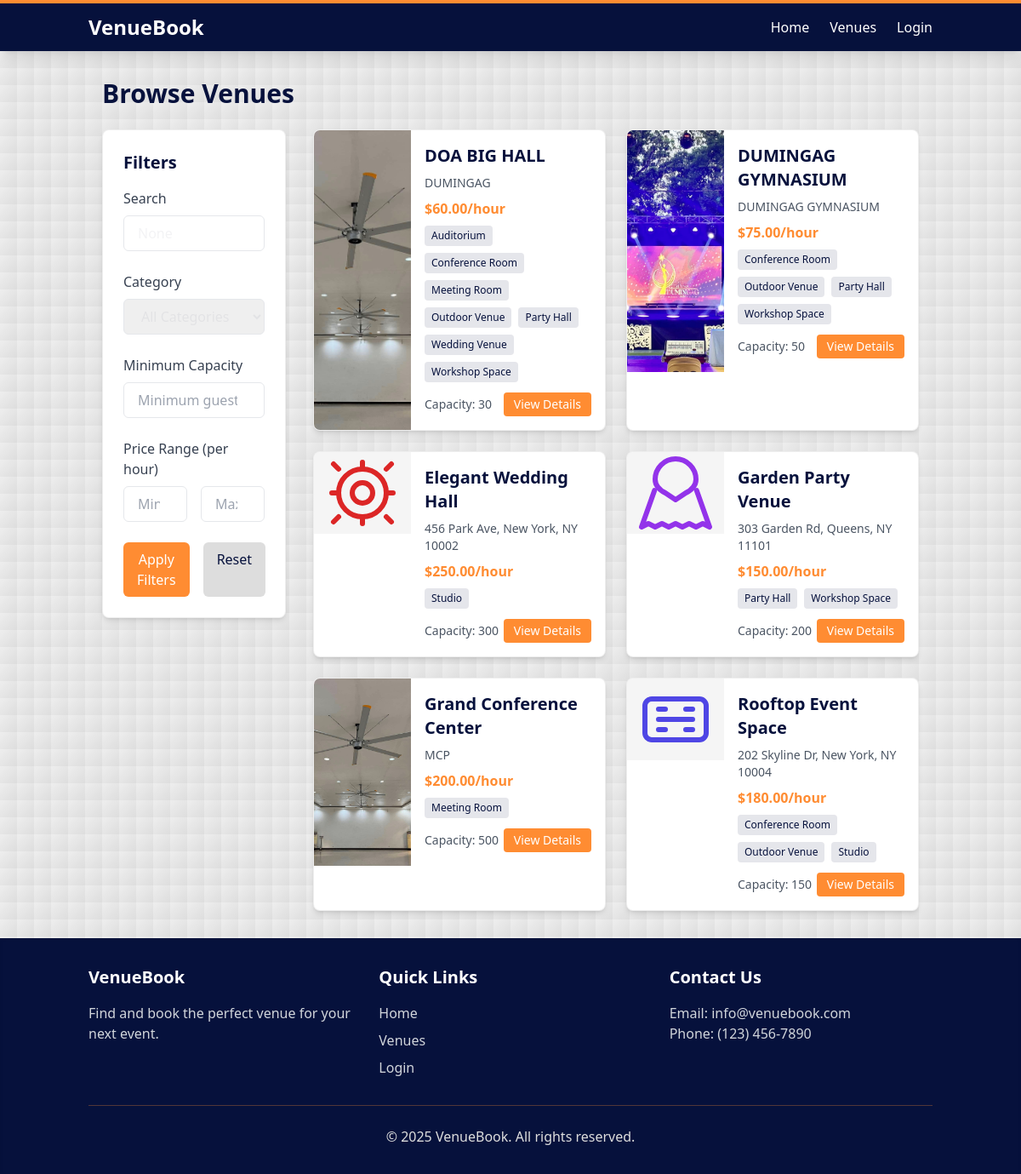
Screenshot of /venues/ with the database file from the repository.
### booking/models/venue.py (models this page shows, shortened)
class Venue(models.Model):
    STATUS_CHOICES = [
        ('active', 'Active'),
        ('maintenance', 'Under Maintenance'),
        ('inactive', 'Inactive'),
    ]
    name = models.CharField(max_length=200)
    description = models.TextField()
    address = models.CharField(max_length=255)
    capacity = models.PositiveIntegerField()
    hourly_rate = models.DecimalField(max_digits=10, decimal_places=2)
    image = models.ImageField(upload_to='venues/', blank=True, null=True)
    categories = models.ManyToManyField(Category, related_name='venues')
    manager = models.ForeignKey(VenueManager, on_delete=models.SET_NULL, null=True, related_name='managed_venues')
    status = models.CharField(max_length=20, choices=STATUS_CHOICES, default='active')
    created_at = models.DateTimeField(auto_now_add=True)
    updated_at = models.DateTimeField(auto_now=True)
    class Meta:
        ordering = ['name']

### booking/models/category.py (models this page shows, shortened)
class Category(models.Model):
    name = models.CharField(max_length=100)
    description = models.TextField(blank=True)
    class Meta:
        verbose_name_plural = "Categories"
        ordering = ['name']

### booking/views/venue_views.py (the view)
# urls.py: path('venues/', views.venue_list, name='venue_list'),
def venue_list(request):
    venues = Venue.objects.filter(status='active')
    categories = Category.objects.all()
    category_id = request.GET.get('category')
    if category_id:
        venues = venues.filter(categories__id=category_id)
    min_capacity = request.GET.get('min_capacity')
    if min_capacity:
        venues = venues.filter(capacity__gte=min_capacity)
    min_price = request.GET.get('min_price')
    max_price = request.GET.get('max_price')
    if min_price:
        venues = venues.filter(hourly_rate__gte=min_price)
    if max_price:
        venues = venues.filter(hourly_rate__lte=max_price)
    search_query = request.GET.get('search')
    if search_query:
        venues = venues.filter(
            Q(name__icontains=search_query) |
            Q(address__icontains=search_query) |
            Q(description__icontains=search_query)
        )
    context = {
        'venues': venues,
        'categories': categories,
        'search_query': search_query,
        'category_id': category_id,
        'min_capacity': min_capacity,
        'min_price': min_price,
        'max_price': max_price,
    }
    if request.headers.get('HX-Request'):
        return render(request, 'partials/venue_list.html', context)
    return render(request, 'booking/venue_list.html', context)

### booking/context_processors.py (called while the page is built)
def common_context(request):
    return {
        'all_categories': Category.objects.all(),
    }

### booking/svg_icons.py (called while the page is built)
def conference_room():
    return '''
    <svg xmlns="http://www.w3.org/2000/svg" viewBox="0 0 24 24" fill="none" stroke="currentColor"
         stroke-width="1.5" stroke-linecap="round" stroke-linejoin="round"
         class="w-full h-full text-indigo-600">
        <rect width="18" height="12" x="3" y="6" rx="2" />
        <path d="M7 12h10M7 9h2M7 15h2M15 9h2M15 15h2" />
    </svg>
    '''

def party_hall():
    return '''
    <svg xmlns="http://www.w3.org/2000/svg" viewBox="0 0 24 24" fill="none" stroke="currentColor"
         stroke-width="1.5" stroke-linecap="round" stroke-linejoin="round"
         class="w-full h-full text-purple-600">
        <path d="M5.8 11.3 2 22l2-1 2 1 2-1 2 1 2-1 2 1 2-1 2 1 2-1 2 1-3.8-10.7" />
        <path d="M12 2a6 6 0 0 0-6 6c0 1.5 1 3 3 4l3 2 3-2c2-1 3-2.5 3-4a6 6 0 0 0-6-6z" />
    </svg>
    '''

def studio():
    return '''
    <svg xmlns="http://www.w3.org/2000/svg" viewBox="0 0 24 24" fill="none" stroke="currentColor"
         stroke-width="1.5" stroke-linecap="round" stroke-linejoin="round"
         class="w-full h-full text-red-600">
        <circle cx="12" cy="12" r="7" />
        <circle cx="12" cy="12" r="3" />
        <path d="M12 5v-2M12 21v-2M5 12h-2M21 12h-2M5 19l-1.5 1.5M5 5l-1.5-1.5M19 19l1.5 1.5M19 5l1.5-1.5" />
    </svg>
    '''

def get_icon_for_category(category_name):
    return CATEGORY_ICONS.get(category_name, venue_placeholder)

### booking/templatetags/svg_tags.py (called while the page is built)
@register.simple_tag
def category_icon(category_name=None):
    if not category_name:
        return mark_safe(venue_placeholder())
    icon_func = get_icon_for_category(category_name)
    return mark_safe(icon_func())

@register.simple_tag
def venue_icon(venue=None):
    if not venue:
        return mark_safe(venue_placeholder())
    categories = venue.categories.all()
    if categories:
        return category_icon(categories[0].name)
    return mark_safe(venue_placeholder())

### templates/booking/venue_list.html (shortened to what this page needs)
{% extends 'base.html' %}
{% block content %}
<div class="container mx-auto px-4">
    <h1 class="text-3xl font-bold mb-6 text-primary">Browse Venues</h1>
    <div class="grid grid-cols-1 lg:grid-cols-4 gap-8">
        <div class="lg:col-span-1">
            <div class="bg-white rounded-lg shadow-md border border-light-gray/50 p-6 sticky top-4">
                <h2 class="text-xl font-semibold mb-4 text-primary">Filters</h2>
                <form hx-get="{% url 'venue_list' %}" hx-target="#venues-container" hx-trigger="change, submit" hx-push-url="true" class="space-y-6">
                    <div>
                        <label for="search" class="block text-gray-700 font-medium mb-2">Search</label>
                        <input type="text" id="search" name="search" value="{{ search_query }}"
                               class="w-full px-4 py-2 border rounded-md focus:outline-none focus:ring-2 focus:ring-accent"
                               placeholder="Search venues...">
                    </div>
                    <div>
                        <label class="block text-gray-700 font-medium mb-2">Category</label>
                        <select name="category" class="w-full px-4 py-2 border rounded-md focus:outline-none focus:ring-2 focus:ring-accent">
                            <option value="">All Categories</option>
                        </select>
                    </div>
                    <div>
                        <label for="min_capacity" class="block text-gray-700 font-medium mb-2">Minimum Capacity</label>
                        <input type="number" id="min_capacity" name="min_capacity" value="{{ min_capacity }}" min="1"
                               class="w-full px-4 py-2 border rounded-md focus:outline-none focus:ring-2 focus:ring-accent"
                               placeholder="Minimum guests">
                    </div>
                    <div>
                        <label class="block text-gray-700 font-medium mb-2">Price Range (per hour)</label>
                        <div class="grid grid-cols-2 gap-4">
                            <div>
                                <input type="number" name="min_price" value="{{ min_price }}" min="0" step="0.01"
                                       class="w-full px-4 py-2 border rounded-md focus:outline-none focus:ring-2 focus:ring-accent"
                                       placeholder="Min $">
                            </div>
                            <div>
                                <input type="number" name="max_price" value="{{ max_price }}" min="0" step="0.01"
                                       class="w-full px-4 py-2 border rounded-md focus:outline-none focus:ring-2 focus:ring-accent"
                                       placeholder="Max $">
                            </div>
                        </div>
                    </div>
                    <div class="flex space-x-4">
                        <button type="submit" class="bg-accent text-white py-2 px-4 rounded-md hover:bg-accent/80 focus:outline-none focus:ring-2 focus:ring-accent focus:ring-offset-2 transition flex-1">
                            Apply Filters
                        </button>
                        <a href="{% url 'venue_list' %}" class="bg-light-gray text-primary py-2 px-4 rounded-md hover:bg-light-gray/70 focus:outline-none focus:ring-2 focus:ring-primary/30 focus:ring-offset-2 transition text-center flex-1">
                            Reset
                        </a>
                    </div>
                </form>
            </div>
        </div>
        <div class="lg:col-span-3">
            <div id="venues-container">
                {% include 'partials/venue_list.html' %}
            </div>
        </div>
    </div>
</div>
{% endblock %}

### templates/partials/venue_list.html (shortened to what this page needs)
{% if venues %}
<div class="grid grid-cols-1 md:grid-cols-2 gap-6">
    {% for venue in venues %}
    <div class="bg-white rounded-lg shadow-md border border-light-gray/50 overflow-hidden hover:shadow-lg transition">
        <div class="flex flex-col md:flex-row">
            {% load svg_tags %}
            {% if venue.image %}
            <div class="md:w-1/3">
                <img src="{{ venue.image.url }}" alt="{{ venue.name }}" class="w-full h-full object-cover">
            </div>
            {% else %}
            <div class="md:w-1/3 bg-light-gray/30 flex items-center justify-center h-40 md:h-full">
                <div class="w-24 h-24 text-accent">
                    {% venue_icon venue %}
                </div>
            </div>
            {% endif %}
            <div class="p-4 md:w-2/3">
                <h3 class="text-xl font-semibold mb-2 text-primary">{{ venue.name }}</h3>
                <p class="text-gray-600 mb-2 text-sm">{{ venue.address }}</p>
                <p class="text-accent font-bold mb-2">${{ venue.hourly_rate }}/hour</p>
                <div class="flex flex-wrap gap-2 mb-3">
                    {% for category in venue.categories.all %}
                    <span class="bg-primary/10 text-primary text-xs px-2 py-1 rounded">{{ category.name }}</span>
                    {% endfor %}
                </div>
                <div class="flex justify-between items-center">
                    <span class="text-sm text-gray-600">Capacity: {{ venue.capacity }}</span>
                    <a href="{% url 'venue_detail' venue.id %}" class="bg-accent text-white py-1 px-3 rounded hover:bg-accent/80 transition text-sm">View Details</a>
                </div>
            </div>
        </div>
    </div>
    {% endfor %}
</div>
{% endif %}

### templates/base.html (style rules this page uses)
.pattern-dots { background-image: radial-gradient(currentColor 1px, transparent 1px); background-size: calc(10 * 1px) calc(10 * 1px); }
.pattern-size-2 { background-size: calc(20 * 1px) calc(20 * 1px); }

### rows the page displays
Venue: image (picture), name "DOA BIG HALL", address "DUMINGAG", hourly_rate "60.00", capacity "30"
Category: name "Auditorium"
Category: name "Conference Room"
Category: name "Meeting Room"
Category: name "Outdoor Venue"
Category: name "Party Hall"
Category: name "Wedding Venue"
Category: name "Workshop Space"
Venue: image (picture), name "DUMINGAG GYMNASIUM", address "DUMINGAG GYMNASIUM", hourly_rate "75.00", capacity "50"
Venue: name "Elegant Wedding Hall", address "456 Park Ave, New York, NY 10002", hourly_rate "250.00", capacity "300"
Category: name "Studio"
Venue: name "Garden Party Venue", address "303 Garden Rd, Queens, NY 11101", hourly_rate "150.00", capacity "200"
Venue: image (picture), name "Grand Conference Center", address "MCP", hourly_rate "200.00", capacity "500"
Venue: name "Rooftop Event Space", address "202 Skyline Dr, New York, NY 10004", hourly_rate "180.00", capacity "150"
